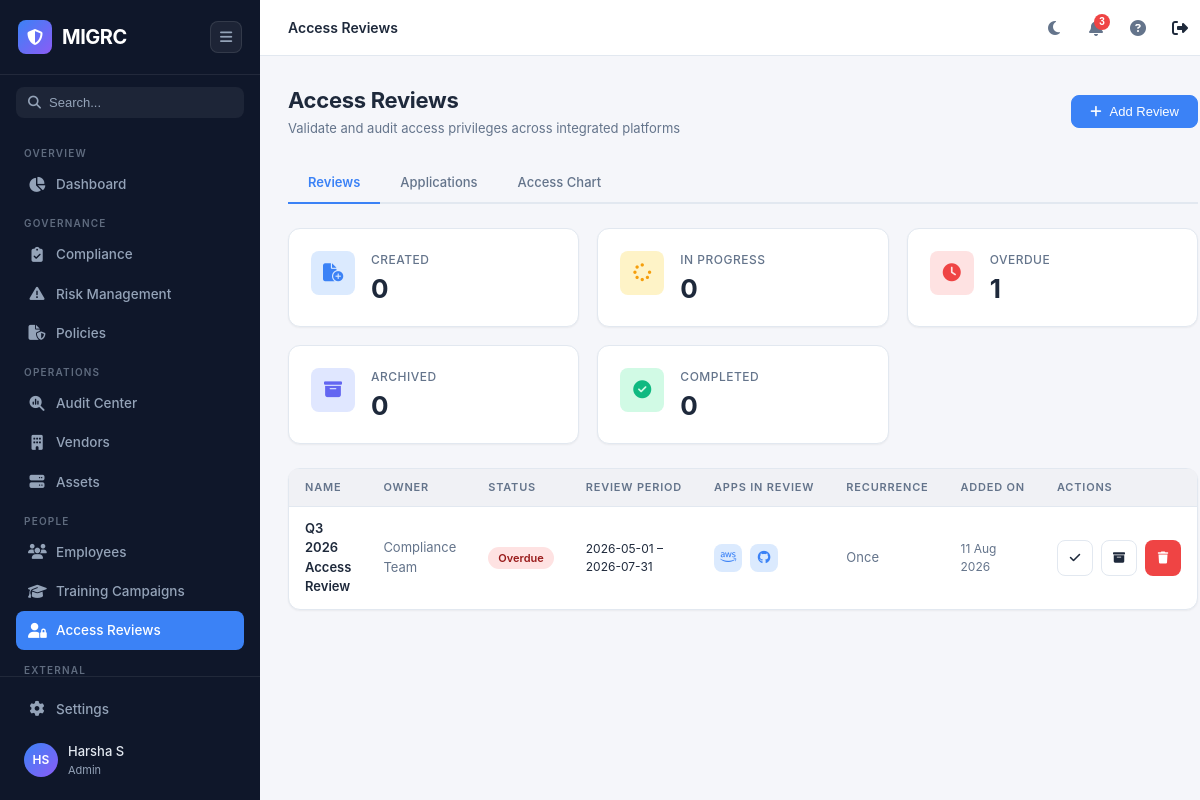
Page /people/access-reviews (signed in) on the committed database.
### app/models.py (models this page shows, shortened)
class User(UserMixin, db.Model):
    __tablename__ = 'users'
    id = db.Column(db.Integer, primary_key=True)
    email = db.Column(db.String(120), unique=True, nullable=False, index=True)
    password_hash = db.Column(db.String(256), nullable=False)
    name = db.Column(db.String(100), nullable=False)
    role = db.Column(db.String(30), nullable=False, default='Viewer')
    is_active_user = db.Column(db.Boolean, default=True)
    created_at = db.Column(db.DateTime, default=datetime.utcnow)
    last_login = db.Column(db.DateTime)
    @property
    def is_active(self):
        return self.is_active_user

class AccessReview(db.Model):
    __tablename__ = 'access_reviews'
    id = db.Column(db.Integer, primary_key=True)
    name = db.Column(db.String(200), nullable=False)
    owner = db.Column(db.String(100))
    status = db.Column(db.String(30), default='Created')
    review_period_start = db.Column(db.String(20))
    review_period_end = db.Column(db.String(20))
    recurrence = db.Column(db.String(20), default='Once')
    created_at = db.Column(db.DateTime, default=datetime.utcnow)
    applications = db.relationship('Vendor', secondary=access_review_applications, backref='access_reviews')

class Vendor(db.Model):
    __tablename__ = 'vendors'
    id = db.Column(db.Integer, primary_key=True)
    name = db.Column(db.String(100), nullable=False)
    category = db.Column(db.String(50))
    risk_tier = db.Column(db.String(20))
    risk_score = db.Column(db.Integer)
    status = db.Column(db.String(30), default='Under Review')
    contact_name = db.Column(db.String(100))
    contact_email = db.Column(db.String(120))
    last_assessment = db.Column(db.String(20))
    next_assessment = db.Column(db.String(20))
    compliance = db.Column(db.JSON, default=list)
    created_at = db.Column(db.DateTime, default=datetime.utcnow)
    updated_at = db.Column(db.DateTime, default=datetime.utcnow, onupdate=datetime.utcnow)

### app/routes/people.py (the view)
@people_bp.route('/people/access-reviews')
@login_required
def access_reviews():
    tab = request.args.get('tab', 'reviews')
    reviews = AccessReview.query.order_by(AccessReview.created_at.desc()).all()
    vendors = Vendor.query.order_by(Vendor.name).all()
    access_by_vendor = {}
    for vendor in vendors:
        access_by_vendor[vendor.id] = EmployeeAccess.query.filter_by(vendor_id=vendor.id).count()
    linked_reviews_by_vendor = {v.id: len(v.access_reviews) for v in vendors}
    chart_labels = [v.name for v in vendors]
    chart_data = [access_by_vendor.get(v.id, 0) for v in vendors]
    return render_template('access_reviews.html',
        page='access_reviews',
        tab=tab,
        reviews=reviews,
        vendors=vendors,
        access_by_vendor=access_by_vendor,
        linked_reviews_by_vendor=linked_reviews_by_vendor,
        chart_labels=chart_labels,
        chart_data=chart_data,
        created_count=len([r for r in reviews if r.status == 'Created']),
        in_progress_count=len([r for r in reviews if r.status == 'In Progress']),
        overdue_count=len([r for r in reviews if r.status == 'Overdue']),
        archived_count=len([r for r in reviews if r.status == 'Archived']),
        completed_count=len([r for r in reviews if r.status == 'Completed']),
    )

### app/routes/people.py (called while the page is built)
@people_bp.app_template_filter('vendor_icon')
def vendor_icon(name):
    if not name:
        return 'fa-plug'
    lowered = name.lower()
    for key, icon in VENDOR_ICONS.items():
        if key in lowered:
            return icon
    return 'fa-plug'

### templates/access_reviews.html (shortened to what this page needs)
{% extends "base.html" %}
{% block breadcrumb %}<span>Access Reviews</span>{% endblock %}
{% block content %}
<div class="page-header">
    <div>
        <h1>Access Reviews</h1>
        <p>Validate and audit access privileges across integrated platforms</p>
    </div>
    <div class="page-actions">
        {% if tab == 'reviews' %}
        <button class="btn btn-primary" onclick="showAddReviewModal()"><i class="fas fa-plus"></i> Add Review</button>
        {% endif %}
    </div>
</div>
<div class="tabs">
    <a href="{{ url_for('people.access_reviews', tab='reviews') }}" class="tab {% if tab == 'reviews' %}active{% endif %}">Reviews</a>
    <a href="{{ url_for('people.access_reviews', tab='applications') }}" class="tab {% if tab == 'applications' %}active{% endif %}">Applications</a>
    <a href="{{ url_for('people.access_reviews', tab='chart') }}" class="tab {% if tab == 'chart' %}active{% endif %}">Access Chart</a>
</div>
{% if tab == 'reviews' %}
<div class="stats-grid">
    <div class="stat-card">
        <div class="stat-icon blue"><i class="fas fa-file-circle-plus"></i></div>
        <div class="stat-info">
            <div class="stat-label">Created</div>
            <div class="stat-value">{{ created_count }}</div>
        </div>
    </div>
    <div class="stat-card">
        <div class="stat-icon orange"><i class="fas fa-spinner"></i></div>
        <div class="stat-info">
            <div class="stat-label">In Progress</div>
            <div class="stat-value">{{ in_progress_count }}</div>
        </div>
    </div>
    <div class="stat-card">
        <div class="stat-icon red"><i class="fas fa-clock"></i></div>
        <div class="stat-info">
            <div class="stat-label">Overdue</div>
            <div class="stat-value">{{ overdue_count }}</div>
        </div>
    </div>
    <div class="stat-card">
        <div class="stat-icon purple"><i class="fas fa-box-archive"></i></div>
        <div class="stat-info">
            <div class="stat-label">Archived</div>
            <div class="stat-value">{{ archived_count }}</div>
        </div>
    </div>
    <div class="stat-card">
        <div class="stat-icon green"><i class="fas fa-circle-check"></i></div>
        <div class="stat-info">
            <div class="stat-label">Completed</div>
            <div class="stat-value">{{ completed_count }}</div>
        </div>
    </div>
</div>
<div class="card">
    <div class="card-body no-padding">
        <div class="table-container">
            <table>
                <thead>
                    <tr>
                        <th>Name</th>
                        <th>Owner</th>
                        <th>Status</th>
                        <th>Review Period</th>
                        <th>Apps in Review</th>
                        <th>Recurrence</th>
                        <th>Added On</th>
                        <th>Actions</th>
                    </tr>
                </thead>
                <tbody>
                    {% for r in reviews %}
                    <tr>
                        <td class="font-semibold">{{ r.name }}</td>
                        <td class="text-muted">{{ r.owner or '-' }}</td>
                        <td>
                            {% if r.status == 'Completed' %}<span class="badge badge-success">{{ r.status }}</span>
                            {% elif r.status == 'In Progress' %}<span class="badge badge-primary">{{ r.status }}</span>
                            {% elif r.status == 'Overdue' %}<span class="badge badge-danger">{{ r.status }}</span>
                            {% elif r.status == 'Archived' %}<span class="badge badge-neutral">{{ r.status }}</span>
                            {% else %}<span class="badge badge-info">{{ r.status }}</span>{% endif %}
                        </td>
                        <td class="text-sm">{{ r.review_period_start }} &ndash; {{ r.review_period_end }}</td>
                        <td>
                            <div class="flex gap-8">
                                {% for app in r.applications %}
                                <div class="stat-icon blue" style="width:28px;height:28px;font-size:13px;" title="{{ app.name }}"><i class="fab {{ app.name|vendor_icon }}"></i></div>
                                {% endfor %}
                            </div>
                        </td>
                        <td class="text-muted">{{ r.recurrence }}</td>
                        <td class="text-sm text-muted">{{ r.created_at.strftime('%d %b %Y') if r.created_at else '-' }}</td>
                        <td>
                            <div class="flex gap-8">
                                {% if r.status != 'Completed' %}
                                <form method="POST" action="{{ url_for('people.update_access_review_status', review_id=r.id) }}" style="display:inline;">
                                    <button type="submit" class="btn btn-sm btn-secondary btn-icon" title="Mark Completed"><i class="fas fa-check"></i></button>
                                </form>
                                {% endif %}
                                {% if r.status != 'Archived' %}
                                <form method="POST" action="{{ url_for('people.update_access_review_status', review_id=r.id) }}" style="display:inline;">
                                    <button type="submit" class="btn btn-sm btn-secondary btn-icon" title="Archive"><i class="fas fa-box-archive"></i></button>
                                </form>
                                {% endif %}
                                <form method="POST" action="{{ url_for('people.delete_access_review', review_id=r.id) }}" style="display:inline;" onsubmit="return confirm('Delete {{ r.name }}?');">
                                    <button type="submit" class="btn btn-sm btn-danger btn-icon" title="Delete"><i class="fas fa-trash"></i></button>
                                </form>
                            </div>
                        </td>
                    </tr>
                    {% endfor %}
                </tbody>
            </table>
        </div>
    </div>
</div>
{% endif %}
{% endblock %}

### templates/base.html (shortened to what this page needs)
<!DOCTYPE html>
<html lang="en" data-theme="light">
<head>
    <link rel="stylesheet" href="{{ url_for('static', filename='css/style.css') }}">
    <link rel="stylesheet" href="https://cdnjs.cloudflare.com/ajax/libs/font-awesome/6.5.1/css/all.min.css">
</head>
<body>
    <aside class="sidebar" id="sidebar">
        <div class="sidebar-header">
            <div class="logo">
                <div class="logo-icon"><i class="fas fa-shield-halved"></i></div>
                <span class="logo-text">MIGRC</span>
            </div>
            <button class="sidebar-toggle" id="sidebarToggle">
                <i class="fas fa-bars"></i>
            </button>
        </div>
        <div class="sidebar-search">
            <div class="search-box">
                <i class="fas fa-search"></i>
                <input type="text" placeholder="Search..." id="sidebarSearch">
            </div>
        </div>
        <nav class="sidebar-nav">
            <div class="nav-section">
                <span class="nav-section-title">Overview</span>
                <a href="/" class="nav-item {% if page == 'dashboard' %}active{% endif %}">
                    <i class="fas fa-chart-pie"></i>
                    <span>Dashboard</span>
                </a>
            </div>
            <div class="nav-section">
                <span class="nav-section-title">Governance</span>
                <a href="/compliance" class="nav-item {% if page == 'compliance' %}active{% endif %}">
                    <i class="fas fa-clipboard-check"></i>
                    <span>Compliance</span>
                </a>
                <a href="/risks" class="nav-item {% if page == 'risks' %}active{% endif %}">
                    <i class="fas fa-exclamation-triangle"></i>
                    <span>Risk Management</span>
                </a>
                <a href="/policies" class="nav-item {% if page == 'policies' %}active{% endif %}">
                    <i class="fas fa-file-shield"></i>
                    <span>Policies</span>
                </a>
            </div>
            <div class="nav-section">
                <span class="nav-section-title">Operations</span>
                <a href="/audits" class="nav-item {% if page == 'audits' %}active{% endif %}">
                    <i class="fas fa-magnifying-glass-chart"></i>
                    <span>Audit Center</span>
                </a>
                <a href="/vendors" class="nav-item {% if page == 'vendors' %}active{% endif %}">
                    <i class="fas fa-building"></i>
                    <span>Vendors</span>
                </a>
                <a href="/assets" class="nav-item {% if page == 'assets' %}active{% endif %}">
                    <i class="fas fa-server"></i>
                    <span>Assets</span>
                </a>
            </div>
            <div class="nav-section">
                <span class="nav-section-title">People</span>
                <a href="/people/employees" class="nav-item {% if page == 'employees' %}active{% endif %}">
                    <i class="fas fa-users"></i>
                    <span>Employees</span>
                </a>
                <a href="/people/training-campaigns" class="nav-item {% if page == 'training_campaigns' %}active{% endif %}">
                    <i class="fas fa-graduation-cap"></i>
                    <span>Training Campaigns</span>
                </a>
                <a href="/people/access-reviews" class="nav-item {% if page == 'access_reviews' %}active{% endif %}">
                    <i class="fas fa-user-lock"></i>
                    <span>Access Reviews</span>
                </a>
            </div>
            <div class="nav-section">
                <span class="nav-section-title">External</span>
            </div>
        </nav>
        <div class="sidebar-footer">
            <a href="/settings" class="nav-item {% if page == 'settings' %}active{% endif %}">
                <i class="fas fa-gear"></i>
                <span>Settings</span>
            </a>
            <div class="user-profile">
                <div class="avatar">{{ current_user.name.split()[0][0] }}{{ current_user.name.split()[-1][0] if ' ' in current_user.name else '' }}</div>
                <div class="user-info">
                    <span class="user-name">{{ current_user.name }}</span>
                    <span class="user-role">{{ current_user.role }}</span>
                </div>
            </div>
        </div>
    </aside>
    <main class="main-content" id="mainContent">
        <header class="topbar">
            <div class="topbar-left">
                <div class="breadcrumb">
                    {% block breadcrumb %}{% endblock %}
                </div>
            </div>
            <div class="topbar-right">
                <button class="topbar-btn" id="themeToggle" title="Toggle theme">
                    <i class="fas fa-moon"></i>
                </button>
                <button class="topbar-btn" title="Notifications">
                    <span class="notification-badge">3</span>
                </button>
                <button class="topbar-btn" title="Help">
                    <i class="fas fa-question-circle"></i>
                </button>
                <a href="/logout" class="topbar-btn" title="Logout" style="text-decoration:none;color:inherit;">
                    <i class="fas fa-right-from-bracket"></i>
                </a>
            </div>
        </header>
        <div class="page-content">
            {% block content %}{% endblock %}
        </div>
    </main>
</body>
</html>

### rows in the picture
User: name "H", name "S", name "Harsha S", role "Admin"
AccessReview: name "Q3 2026 Access Review", owner "Compliance Team", status "Overdue", review_period_start "2026-05-01", review_period_end "2026-07-31", recurrence "Once", created_at "11 Aug 2026"

### other values in the picture
{{ created_count }} "0"
{{ in_progress_count }} "0"
{{ overdue_count }} "1"
{{ archived_count }} "0"
{{ completed_count }} "0"
